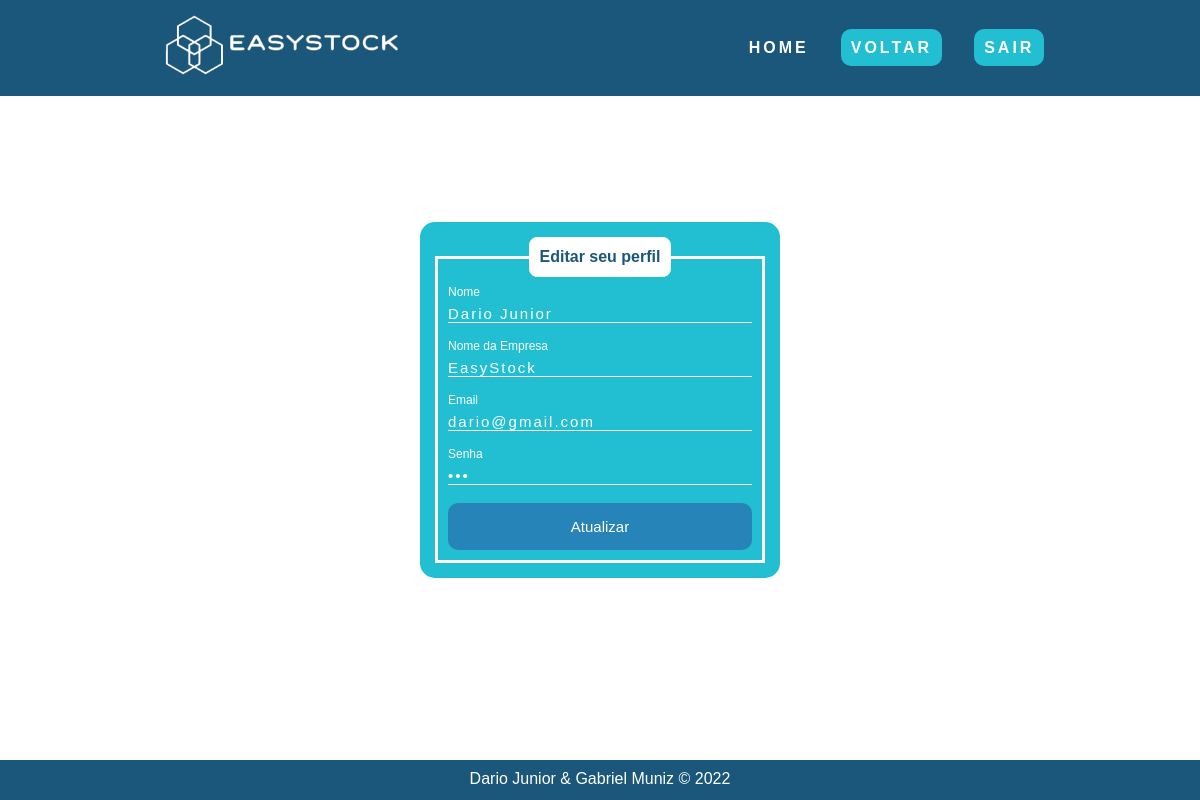
Page /pages/clientes-adm/edicao_clientes.php?id=1 (signed in) on the committed database.
### tables this page shows
CREATE TABLE IF NOT EXISTS `clientes`(
    `id` int(2) NOT NULL AUTO_INCREMENT,
    `nome` varchar(45) NOT NULL,
    `nome_empresa` varchar(110) NOT NULL,
    `email` varchar(110) NOT NULL,
    `senha` varchar(15) NOT NULL,
    `nivel` varchar(4),
    PRIMARY KEY (`id`)
);

### pages/clientes-adm/edicao_clientes.php (the view, shortened to what this page needs)
<?php
if (!empty($_GET['id'])) {
    include_once('../../connection/config.php');
    $id = $_GET['id'];
    $sqlSelect = "SELECT * FROM clientes WHERE id = $id";
    $result = $con->query($sqlSelect);
    if ($result->num_rows > 0) {
        while ($cliente_data = mysqli_fetch_assoc($result)) {
            $nome = $cliente_data['nome'];
            $nome_empresa = $cliente_data['nome_empresa'];
            $email = $cliente_data['email'];
            $senha = $cliente_data['senha'];
        }
    } else {
        header("Location: ../login/login.php");
    }
}
?>
<!DOCTYPE html>
<html lang="pt-br">
<head>
    <link rel="stylesheet" href="edicao-clientes.css">
</head>
<body>
    <header>
        <nav class="menu">
            <div class="logo">
                <img src="../../src/img/logo.png" alt="">
            </div>
            <ul class="nav-list">
                <li><a href="../../index.html">Home</a></li>
                <li><a href="../sistema/sistema-adm.php" id="btn-voltar">Voltar</a></li>
                <li><a href="../login/login.php" id="btn-sair">Sair</a></li>
            </ul>
        </nav>
    </header>
    <div class="box-login">
        <div class="box">
            <form action="saveEdit.php" method="POST">
                <fieldset>
                    <legend><b>Editar seu perfil</b></legend>
                    <br>
                    <div class="inputBox">
                        <input type="text" name="nome" id="nome" value="<?php echo $nome ?>" class="inputUser" required>
                        <label for="nome" class="labelInput">Nome</label>
                    </div>
                    <br><br>
                    <div class="inputBox">
                        <input type="text" name="empresa" id="empresa" value="<?php echo $nome_empresa ?>" class="inputUser" required>
                        <label for="empresa" class="labelInput">Nome da Empresa</label>
                    </div>
                    <br><br>
                    <div class="inputBox">
                        <input type="email" name="email" id="email" value="<?php echo $email ?>" class="inputUser" required>
                        <label for="email" class="labelInput">Email</label>
                    </div>
                    <br><br>
                    <div class="inputBox">
                        <input type="password" name="senha" id="senha" value="<?php echo $senha ?>" class="inputUser" required>
                        <label for="senha" class="labelInput">Senha</label>
                        <br><br>
                    </div>
                    <input type="submit" name="update" id="update" value="Atualizar" onclick="mensagem()">
                </fieldset>
            </form>
        </div>
    </div>
    <footer id="footer">
        <p class="copyright"> Dario Junior & Gabriel Muniz &copy; 2022 </p>
    </footer>
</body>
</html>

### pages/clientes-adm/edicao-clientes.css (style rules this page uses)
:root { --main-bg: #1A577A; --second-bg: #0C2A3B; --blue: #2784B9; --light-blue: #21BFD1; --white: #fff; --black: #000; --orange: #FF5C00; --red: #E00C0C; }
* { padding: 0; margin: 0; box-sizing: border-box; scroll-behavior: smooth; font-family: sans-serif; }
li { list-style: none; }
a { text-decoration: none; }
.logo { font-size: 24px; text-transform: uppercase; letter-spacing: 4px; }
.menu { background-color: var(--main-bg); display: flex; justify-content: space-around; align-items: center; font-family: sans-serif; height: 12vh; margin-bottom: 20px; }
.logo img { width: 250px; }
.nav-list { list-style: none; display: flex; }
.nav-list li { letter-spacing: 3px; margin-left: 32px; }
.nav-list a { color: var(--white); font-weight: bold; text-transform: uppercase; }
#btn-sair { color: var(--white); background-color: var(--light-blue); border-radius: 10px; padding: 10px; text-transform: uppercase; transform: all 0.3s ease-in-out; }
#btn-voltar { color: var(--white); background-color: var(--light-blue); border-radius: 10px; padding: 10px; text-transform: uppercase; transform: all 0.3s ease-in-out; }
.box { color: white; position: absolute; top: 50%; left: 50%; transform: translate(-50%, -50%); background-color: var(--light-blue); padding: 15px; border-radius: 15px; width: 30%; }
fieldset { border: 3px solid var(--white); padding: 10px; }
legend { border: 1px solid var(--white); padding: 10px; text-align: center; background-color: var(--white); border-radius: 8px; color: var(--main-bg); }
.inputBox { position: relative; }
.inputUser { background: none; border: none; border-bottom: 1px solid white; outline: none; color: white; font-size: 15px; width: 100%; letter-spacing: 2px; }
.labelInput { position: absolute; top: 0px; left: 0px; pointer-events: none; transition: .5s; }
.inputUser:focus~.labelInput, .inputUser:valid~.labelInput { top: -20px; font-size: 12px; color: var(--white); }
#update { background: var(--blue); width: 100%; border: none; padding: 15px; color: white; font-size: 15px; cursor: pointer; border-radius: 10px; transition: all 0.4s ease-in-out; }
footer { position: absolute; bottom: 0; background: var(--main-bg); width: 100%; height: 40px; }
.copyright { padding: 10px; text-align: center; color: var(--white); }

### rows in the picture
clientes: nome "Dario Junior", empresa "EasyStock", email "dario@gmail.com"
